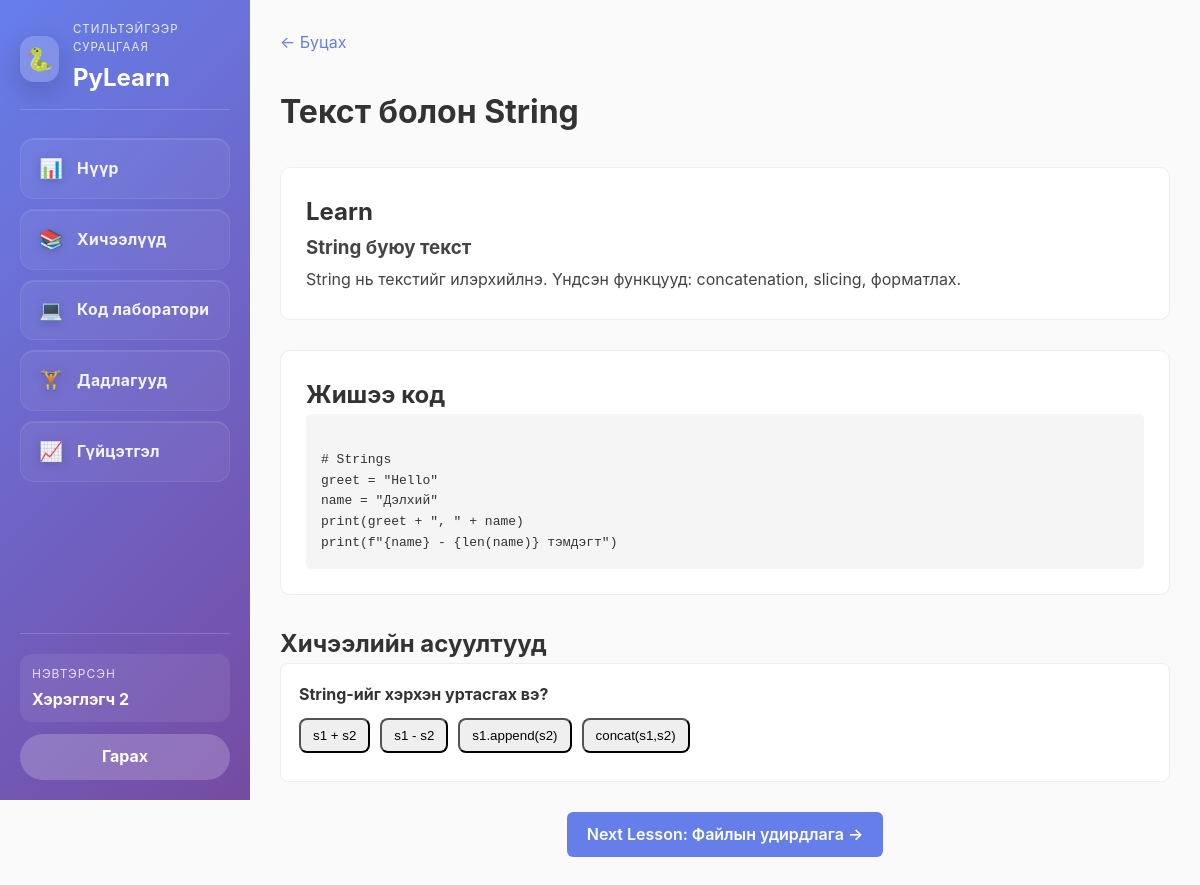
Screenshot of /lesson/6 (signed in) with the database file from the repository.
### database.py (models this page shows)
class Lesson(db.Model):
    __tablename__ = 'lessons'
    id = db.Column(db.Integer, primary_key=True)
    title = db.Column(db.String(255), nullable=False)
    content = db.Column(db.Text, nullable=False)
    code_example = db.Column(db.Text, nullable=False)
    order = db.Column(db.Integer, default=0)
    quizzes = db.relationship('Quiz', backref='lesson', lazy=True, cascade='all, delete-orphan')
    progress = db.relationship('Progress', backref='lesson', lazy=True, cascade='all, delete-orphan')

class Quiz(db.Model):
    __tablename__ = 'quizzes'
    id = db.Column(db.Integer, primary_key=True)
    lesson_id = db.Column(db.Integer, db.ForeignKey('lessons.id'), nullable=False)
    question = db.Column(db.Text, nullable=False)
    options = db.Column(db.JSON, nullable=False)  # List of options
    correct_answer = db.Column(db.Integer, nullable=False)  # Index of correct answer
    explanation = db.Column(db.Text)
    xp_reward = db.Column(db.Integer, default=10)
    order = db.Column(db.Integer, default=0)

### app.py (the view)
@app.route('/lesson/<int:lesson_id>')
@login_required
def lesson(lesson_id):
    user = User.query.get(session['user_id'])
    lesson = Lesson.query.get(lesson_id)
    if not lesson:
        return redirect(url_for('dashboard'))
    progress = Progress.query.filter_by(
        user_id=user.id,
        lesson_id=lesson_id
    ).first()
    if not progress:
        progress = Progress(user_id=user.id, lesson_id=lesson_id)
        db.session.add(progress)
    if not progress.completed:
        progress.completed = True
        progress.completed_at = datetime.utcnow()
        user.add_xp(25)
        db.session.commit()
    next_lesson = Lesson.query.filter(Lesson.order > lesson.order).order_by(Lesson.order).first()
    return render_template('lesson.html',
        user=user,
        lesson=lesson,
        next_lesson=next_lesson
    )

### app.py (called while the page is built)
def login_required(f):
    @wraps(f)
    def decorated_function(*args, **kwargs):
        if 'user_id' not in session:
            return redirect(url_for('login'))
        return f(*args, **kwargs)
    return decorated_function

### templates/lesson.html (shortened to what this page needs)
{% extends "base.html" %}
{% block content %}
<div class="lesson-page">
    <div class="lesson-header">
        <a href="{{ url_for('dashboard') }}" class="back-btn">← Буцах</a>
        <h1>{{ lesson.title }}</h1>
    </div>
    <div class="lesson-content">
        <div class="content-section">
            <h2>Learn</h2>
            <div class="lesson-text">
                {{ lesson.content | safe }}
            </div>
        </div>
        <div class="code-section">
            <h2>Жишээ код</h2>
            <pre><code>{{ lesson.code_example }}</code></pre>
        </div>
    </div>
        {% if lesson.quizzes|length %}
        <div class="quiz-section">
            <h2>Хичээлийн асуултууд</h2>
            {% for quiz in lesson.quizzes %}
            <div class="quiz-card" data-quiz-id="{{ quiz.id }}">
                <div class="quiz-question">{{ quiz.question }}</div>
                <div class="quiz-options">
                    {% for opt in quiz.options %}
                    <button class="quiz-option btn-outline" data-idx="{{ loop.index0 }}">{{ opt }}</button>
                    {% endfor %}
                </div>
            </div>
            {% endfor %}
        </div>
        {% endif %}
        {% if next_lesson %}
        <div class="next-lesson">
            <a href="{{ url_for('lesson', lesson_id=next_lesson.id) }}" class="btn btn-primary">
                Next Lesson: {{ next_lesson.title }} →
            </a>
        </div>
        {% endif %}
</div>
{% endblock %}

### static/css/style.css (style rules this page uses)
html, body { width: 100%; height: 100%; margin: 0; padding: 0; overflow-x: hidden; }
body { min-height: 100vh; }
* { margin: 0; padding: 0; box-sizing: border-box; }
:root { --primary: #667eea; --secondary: #764ba2; --success: #4caf50; --error: #f44336; --light: #f5f5f5; --dark: #333; --border: #eee; }
body { font-family: -apple-system, BlinkMacSystemFont, 'Segoe UI', Roboto, 'Helvetica Neue', Arial, sans-serif; background: #fafafa; color: var(--dark); line-height: 1.6; }
html, body { height: 100%; }
.btn { padding: 10px 20px; border: none; border-radius: 6px; cursor: pointer; font-weight: 600; transition: all 0.3s ease; text-decoration: none; display: inline-block; }
.btn-primary { background: var(--primary); color: white; }

### templates/lesson.html (style rules this page uses)
.lesson-page { padding: 30px; max-width: 100%; margin: 0 auto; }
.lesson-header { margin-bottom: 30px; }
.back-btn { color: #667eea; text-decoration: none; margin-bottom: 15px; display: inline-block; }
.lesson-header h1 { margin: 15px 0 0 0; }
.lesson-content { display: grid; gap: 30px; margin: 0 auto; padding: 0; max-width: 1200px; }
.content-section, .code-section { background: white; padding: 25px; border-radius: 10px; border: 1px solid #eee; }
.lesson-text { line-height: 1.8; color: #444; }
.code-section pre { background: #f5f5f5; padding: 15px; border-radius: 5px; overflow-x: auto; }
.quiz-section { margin-top: 30px; }
.quiz-card { background: #fff; padding: 18px; border-radius:8px; border:1px solid #eee; margin-bottom:14px; }
.quiz-question { font-weight:700; margin-bottom:10px; }
.quiz-options { display:flex; gap:10px; flex-wrap:wrap; }
.quiz-option { padding:8px 12px; border-radius:8px; cursor:pointer; }
.next-lesson { text-align: center; margin-top: 30px; }

### rows the page displays
Lesson: title "Текст болон String", content "String буюу текст String нь текстийг илэрхийлнэ. Үндсэн функцууд: concatenation, slicing, форматлах.", code_example "# Strings greet = \"Hello\" name = \"Дэлхий\" print(greet + \", \" + name) print(f\"{name} - {len(name)} тэмдэгт\")"
Quiz: question "String-ийг хэрхэн уртасгах вэ?", options "s1 + s2" "s1 - s2" "s1.append(s2)" "concat(s1,s2)"
Lesson: title "Файлын удирдлага"

### other values shown
{{ session.get('user_id') }} "2"
